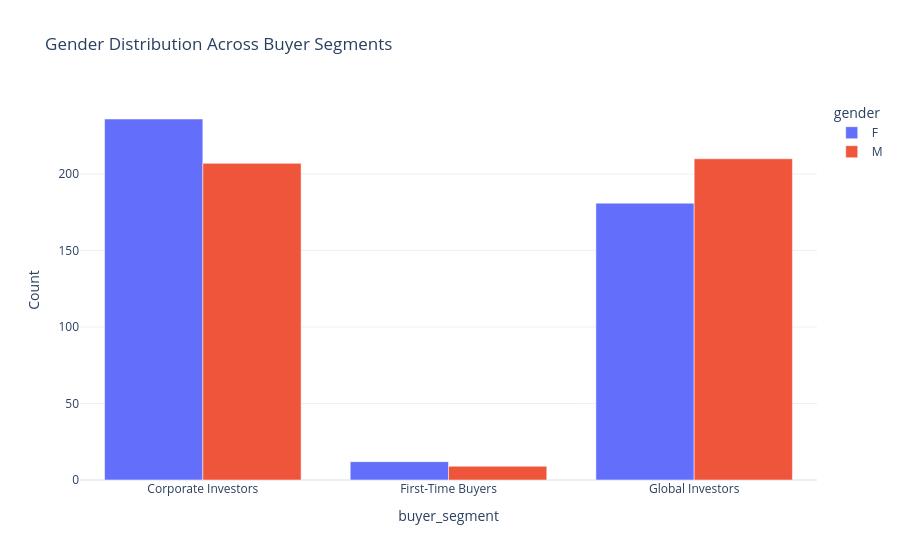

The notebook cell saved with this chart:
### Code cell
gender_segment = (
    buyer_profile
    .groupby(['buyer_segment', 'gender'])
    .size()
    .reset_index(name='Count')
)

fig = px.bar(
    gender_segment,
    x='buyer_segment',
    y='Count',
    color='gender',
    barmode='group',
    title='Gender Distribution Across Buyer Segments'
)

fig.update_layout(template='plotly_white')
fig.show()

### Figure 1 — Plotly figure (JSON) as saved in the notebook; plotly's stock layout.template omitted (floating-point values rounded to 4 significant figures)
{"data": [{"alignmentgroup": "True", "hovertemplate": "gender=F<br>buyer_segment=%{x}<br>Count=%{y}<extra></extra>", "legendgroup": "F", "marker": {"color": "#636efa", "pattern": {"shape": ""}}, "name": "F", "offsetgroup": "F", "orientation": "v", "showlegend": true, "textposition": "auto", "type": "bar", "x": ["Corporate Investors", "First-Time Buyers", "Global Investors"], "xaxis": "x", "y": [236, 12, 181], "yaxis": "y"}, {"alignmentgroup": "True", "hovertemplate": "gender=M<br>buyer_segment=%{x}<br>Count=%{y}<extra></extra>", "legendgroup": "M", "marker": {"color": "#EF553B", "pattern": {"shape": ""}}, "name": "M", "offsetgroup": "M", "orientation": "v", "showlegend": true, "textposition": "auto", "type": "bar", "x": ["Corporate Investors", "First-Time Buyers", "Global Investors"], "xaxis": "x", "y": [207, 9, 210], "yaxis": "y"}], "layout": {"barmode": "group", "legend": {"title": {"text": "gender"}, "tracegroupgap": 0}, "title": {"text": "Gender Distribution Across Buyer Segments"}, "xaxis": {"anchor": "y", "domain": [0, 1], "title": {"text": "buyer_segment"}}, "yaxis": {"anchor": "x", "domain": [0, 1], "title": {"text": "Count"}}}}
